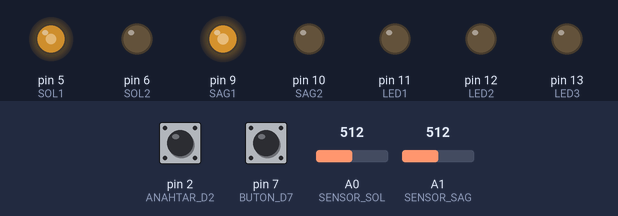
The sketch below on a simulated Arduino Uno, built with avr-gcc and run on an emulated ATmega328P. Parts: output pins drawn as LEDs (lit = HIGH). The inputs (shaded band) are chosen by the test bench; at power-on: pin 7 (BUTON_D7) HIGH, A0 (SENSOR_SOL) = 512, A1 (SENSOR_SAG) = 512, pin 2 (ANAHTAR_D2) HIGH.

Above: at 3.3 s.
3.4 s: pin 7 (BUTON_D7) pulled LOW for 1 s
At 5.7 s:
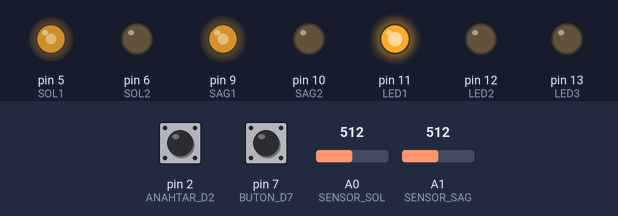
6.3 s: A0 (SENSOR_SOL) set to 342
7.8 s: A0 (SENSOR_SOL) set to 310
At 8.9 s:
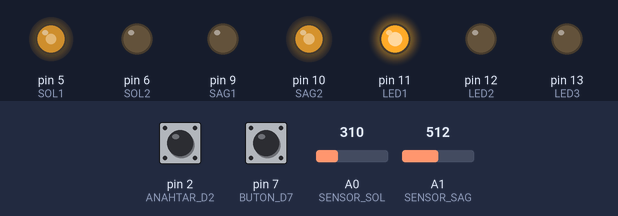
9.3 s: A1 (SENSOR_SAG) set to 344
10.8 s: A1 (SENSOR_SAG) set to 315
At 12.0 s:
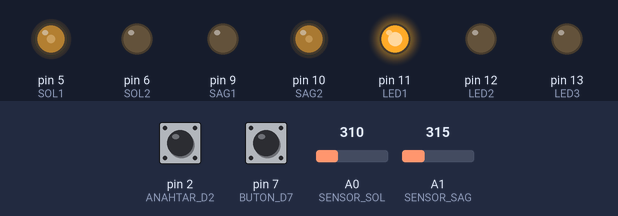
12.3 s: pin 7 (BUTON_D7) pulled LOW for 0.15 s
At 15.0 s:
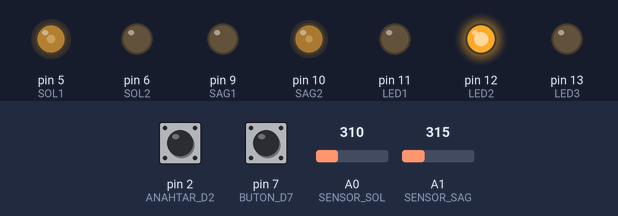
Timing chart, 0 to 16.3 s (numbered marks = the images above; inputs shaded):
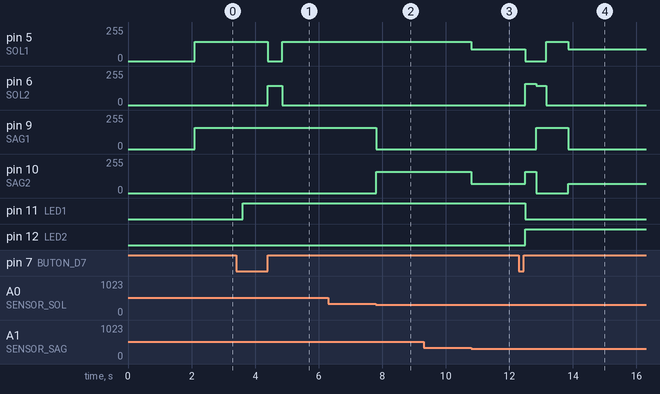

Measured:
- the behaviour switches between 326 and 325 on A0 (SENSOR_SOL) (found by bisection; images 1 and 2)
- the behaviour switches between 326 and 325 on A1 (SENSOR_SAG) (found by bisection; images 2 and 3)
- after the input at 3.4 s, pin 5 (SOL1): 145/255 → 0/255 after 1.0 s, → 145/255 0.45 s later; pin 6 (SOL2): 0/255 → 145/255 after 1.0 s, → 0/255 0.45 s later; pin 11 (LED1): LOW → HIGH after 0.20 s
- after the input at 6.3 s, every drawn part: stays the same
- after the input at 7.8 s, pin 9 (SAG1): 160/255 → 0/255 at once; pin 10 (SAG2): 0/255 → 160/255 at once
- after the input at 9.3 s, every drawn part: stays the same
- after the input at 10.8 s, pin 5 (SOL1): 145/255 → 90/255 at once; pin 10 (SAG2): 160/255 → 70/255 at once
- after the input at 12.3 s, pin 5 (SOL1): 90/255 → 0/255 after 0.20 s, → 145/255 0.65 s later, → 90/255 0.70 s later; pin 6 (SOL2): 0/255 → 160/255 after 0.20 s, → 145/255 0.35 s later, → 0/255 0.30 s later

The sketch:

cuma_grubu_sumo.ino
```cpp
// ================= MOTOR PINLERI =================
// Benim motor sürücümde 2 motor var: sol ve sağ
// Her motorun ileri ve geri pini var
#define SOL1 5
#define SOL2 6
#define SAG1 9
#define SAG2 10

// ================= SENSOR PINLERI =================
// Sharp mesafe sensörleri analog değer veriyor (0-1023 arası okuyorum)
// Biz cm'ye çevirmiyoruz, direkt eşik ile karşılaştırıyoruz
#define SENSOR_SOL A0
#define SENSOR_SAG A1

// ================= ANAHTAR & BUTON =================
// D2 = anahtar (switch) -> ya 0 ya 1 oluyor (buton değil)
// D7 = pull-up buton -> basınca LOW olur
#define ANAHTAR_D2 2
#define BUTON_D7 7

// ================= LEDLER (BINARY) =================
// Taktik numarasını ikilik sistemle göstermek için 3 LED kullandım
// 0-7 arası sayıları gösterebiliyorum
#define LED1 11  // 1'ler basamağı
#define LED2 12  // 2'ler basamağı
#define LED3 13  // 4'ler basamağı

// ================= AYARLAR =================
int esikDeger = 325;   // sensör 325 üstüne çıkarsa "hedef var" diyorum (sahada ayarlanır)
int solHiz = 145;      // sol motorun ileri hızı
int sagHiz = 160;      // sağ motorun ileri hızı

// Seçtiğim taktik numarası (0..7)
int secim = 0;

// Seçilen taktik 1 kere çalışsın diye kullandığım bayrak
bool taktikBitti = false;

void setup() {
  // Motor pinleri çıkış
  pinMode(SOL1, OUTPUT);
  pinMode(SOL2, OUTPUT);
  pinMode(SAG1, OUTPUT);
  pinMode(SAG2, OUTPUT);

  // Sensör pinleri giriş
  pinMode(SENSOR_SOL, INPUT);
  pinMode(SENSOR_SAG, INPUT);

  // Anahtar dışarıdan 0/1 verdiği için INPUT yeterli
  pinMode(ANAHTAR_D2, INPUT);

  // Buton pull-up: basınca LOW olur
  pinMode(BUTON_D7, INPUT_PULLUP);

  // LED pinleri çıkış
  pinMode(LED1, OUTPUT);
  pinMode(LED2, OUTPUT);
  pinMode(LED3, OUTPUT);

  // İlk başta her şeyi durdurup LED'lerde başlangıç seçimini gösteriyorum
  dur();
  ledGoster();

  // Hakem start bekleme gibi düşün (robot 2 saniye sonra başlar)
  delay(2000);

  // Başlangıçta ekstra bir şey yapmıyorum, sadece güvenli dursun
  dur();
  delay(100);
}

void loop() {
  // ===== BUTONA BASINCA TAKTİK SEÇ =====
  // Her basışta 0..7 arasında saydırıyorum
  if (digitalRead(BUTON_D7) == LOW) {
    delay(200);  // buton zıplamasını azaltmak için

    secim++;
    if (secim > 7) secim = 0;

    // Taktik değişince LED’lerde hemen gözüksün
    ledGoster();

    // Yeni taktik seçildi -> 1 kere çalışabilsin
    taktikBitti = false;

    // 1 basış = 1 arttırsın diye buton bırakılana kadar bekliyorum
    while (digitalRead(BUTON_D7) == LOW) {}
  }

  // ===== ANAHTAR GRUBU =====
  // Anahtar LOW ise "S grubu", HIGH ise "L grubu" gibi düşünebilirim
  bool sagGrup = (digitalRead(ANAHTAR_D2) == LOW);

  // ===== 1) SEÇİLEN TAKTİĞİ 1 KERE ÇALIŞTIR =====
  // Burada taktik hareketi sadece bir kere yapılır, sonra normal sumo başlar
  if (taktikBitti == false) {

    // ===== TAKTİK 1 =====
    // S1: sağa dön + 1 saniye ileri
    if (secim == 1 && sagGrup == true) {
      taktikSagaDonIleri();
      taktikBitti = true;
    }
    // L1: sola dön + 1 saniye ileri
    else if (secim == 1 && sagGrup == false) {
      taktikSolaDonIleri();
      taktikBitti = true;
    }

    // ===== TAKTİK 2 =====
    // S2: geri kaç + sağa dön + saldır
    else if (secim == 2 && sagGrup == true) {
      taktikGeriDonSaldirSaga();
      taktikBitti = true;
    }
    // L2: geri kaç + sola dön + saldır
    else if (secim == 2 && sagGrup == false) {
      taktikGeriDonSaldirSola();
      taktikBitti = true;
    }

    // ===== TAKTİK 3 =====
    // S3: kısa ileri + sağa minik dön + tekrar ileri
    else if (secim == 3 && sagGrup == true) {
      taktikZiplatSaga();
      taktikBitti = true;
    }
    // L3: kısa ileri + sola minik dön + tekrar ileri
    else if (secim == 3 && sagGrup == false) {
      taktikZiplatSola();
      taktikBitti = true;
    }

    // Diğer seçimler için şimdilik taktik yok -> direkt sumo devam etsin
    else {
      taktikBitti = true;
    }
  }

  // ===== 2) TAKTİK BİTTİKTEN SONRA NORMAL MİDİ SUMO =====
  midiSumo();

  delay(10);  // çok küçük bekleme, sistem daha stabil oluyor
}

// ================= LED GÖSTER (0..7) =================
// Seçilen sayıyı ikilik sistemle LED’lere yazdırıyorum
void ledGoster() {
  digitalWrite(LED1, (secim & 1) ? HIGH : LOW); // 1
  digitalWrite(LED2, (secim & 2) ? HIGH : LOW); // 2
  digitalWrite(LED3, (secim & 4) ? HIGH : LOW); // 4
}

// ================= ÖRNEK TAKTİKLER =================
// Bu taktikler sadece 1 kere çalışır, sonra midi sumo devam eder

// S1: sağa dön + 1 saniye ileri
void taktikSagaDonIleri() {
  sagaDon();
  delay(450);   // yaklaşık 90 derece (sahada ayarlanır)

  ileri();
  delay(1000);

  dur();
}

// L1: sola dön + 1 saniye ileri
void taktikSolaDonIleri() {
  solaDon();
  delay(450);

  ileri();
  delay(1000);

  dur();
}

// S2: geri kaç + sağa dön + saldır
void taktikGeriDonSaldirSaga() {
  // geri git (ikisi de geri)
  analogWrite(SOL1, 0);  analogWrite(SOL2, 160);
  analogWrite(SAG1, 0);  analogWrite(SAG2, 160);
  delay(350);

  // sağa dön
  sagaDon();
  delay(300);

  // saldır
  ileri();
  delay(700);

  dur();
}

// L2: geri kaç + sola dön + saldır
void taktikGeriDonSaldirSola() {
  // geri git (ikisi de geri)
  analogWrite(SOL1, 0);  analogWrite(SOL2, 160);
  analogWrite(SAG1, 0);  analogWrite(SAG2, 160);
  delay(350);

  // sola dön
  solaDon();
  delay(300);

  // saldır
  ileri();
  delay(700);

  dur();
}

// S3: kısa ileri + sağa minik dön + tekrar ileri
void taktikZiplatSaga() {
  ileri();
  delay(250);

  sagaDon();
  delay(180);

  ileri();
  delay(500);

  dur();
}

// L3: kısa ileri + sola minik dön + tekrar ileri
void taktikZiplatSola() {
  ileri();
  delay(250);

  solaDon();
  delay(180);

  ileri();
  delay(500);

  dur();
}

// ================= MIDI SUMO MANTIĞI =================
// Sensörler hedefi görürse saldır/dön, görmezse arama
void midiSumo() {
  int solDeger = analogRead(SENSOR_SOL);
  int sagDeger = analogRead(SENSOR_SAG);

  // İkisinde de hedef varsa: direkt saldır
  if (solDeger > esikDeger && sagDeger > esikDeger) {
    ileri();
  }
  // Sadece sağ görüyorsa: sağa dön
  else if (sagDeger > esikDeger) {
    sagaDon();
  }
  // Sadece sol görüyorsa: sola dön
  else if (solDeger > esikDeger) {
    solaDon();
  }
  // Hiçbiri görmüyorsa: rakip ara
  else {
    rakipAra();
  }
}

// ================= HAREKET FONKSIYONLARI =================

void ileri() {
  // iki motor da ileri
  analogWrite(SOL1, solHiz);
  analogWrite(SOL2, 0);

  analogWrite(SAG1, sagHiz);
  analogWrite(SAG2, 0);
}

void sagaDon() {
  // sol ileri, sağ geri (yerinde sağa dön)
  analogWrite(SOL1, solHiz);
  analogWrite(SOL2, 0);

  analogWrite(SAG1, 0);
  analogWrite(SAG2, sagHiz);
}

void solaDon() {
  // sol geri, sağ ileri (yerinde sola dön)
  analogWrite(SOL1, 0);
  analogWrite(SOL2, solHiz);

  analogWrite(SAG1, sagHiz);
  analogWrite(SAG2, 0);
}

void rakipAra() {
  // yavaş sağa dönerek tarama
  analogWrite(SOL1, 90);
  analogWrite(SOL2, 0);

  analogWrite(SAG1, 0);
  analogWrite(SAG2, 70);
}

void dur() {
  // tüm motorları durdur
  analogWrite(SOL1, 0);
  analogWrite(SOL2, 0);

  analogWrite(SAG1, 0);
  analogWrite(SAG2, 0);
}
```
